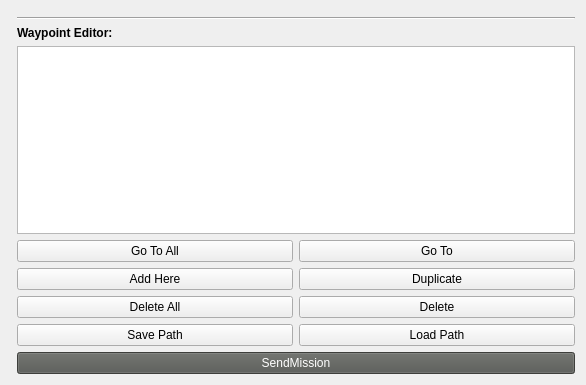
<?xml version="1.0" encoding="UTF-8"?>
<ui version="4.0">
 <class>Form</class>
 <widget class="QWidget" name="Form">
  <property name="geometry">
   <rect>
    <x>0</x>
    <y>0</y>
    <width>586</width>
    <height>385</height>
   </rect>
  </property>
  <property name="windowTitle">
   <string>Form</string>
  </property>
  <layout class="QHBoxLayout" name="horizontalLayout_5">
   <item>
    <layout class="QHBoxLayout" name="horizontalLayout_6">
     <item>
      <widget class="RVizMinimap" name="minimap" native="true"/>
     </item>
     <item>
      <layout class="QVBoxLayout" name="verticalLayout_3">
       <item>
        <widget class="SlamSupervisorWidget" name="slam_supervisor" native="true"/>
       </item>
       <item>
        <widget class="Line" name="line">
         <property name="orientation">
          <enum>Qt::Horizontal</enum>
         </property>
        </widget>
       </item>
       <item>
        <widget class="QLabel" name="label">
         <property name="font">
          <font>
           <weight>75</weight>
           <bold>true</bold>
          </font>
         </property>
         <property name="text">
          <string>Waypoint Editor:</string>
         </property>
        </widget>
       </item>
       <item>
        <widget class="QWaypointListWidget" name="waypointList"/>
       </item>
       <item>
        <layout class="QVBoxLayout" name="verticalLayout_2">
         <item>
          <layout class="QHBoxLayout" name="horizontalLayout">
           <item>
            <widget class="QPushButton" name="goToAllButton">
             <property name="text">
              <string>Go To All</string>
             </property>
            </widget>
           </item>
           <item>
            <widget class="QPushButton" name="goToButton">
             <property name="text">
              <string>Go To</string>
             </property>
            </widget>
           </item>
          </layout>
         </item>
         <item>
          <layout class="QHBoxLayout" name="horizontalLayout_4">
           <item>
            <widget class="QPushButton" name="addButton">
             <property name="text">
              <string>Add Here</string>
             </property>
            </widget>
           </item>
           <item>
            <widget class="QPushButton" name="duplicateButton">
             <property name="text">
              <string>Duplicate</string>
             </property>
            </widget>
           </item>
          </layout>
         </item>
         <item>
          <layout class="QHBoxLayout" name="horizontalLayout_3">
           <item>
            <widget class="QPushButton" name="deleteAllButton">
             <property name="text">
              <string>Delete All</string>
             </property>
            </widget>
           </item>
           <item>
            <widget class="QPushButton" name="deleteButton">
             <property name="text">
              <string>Delete</string>
             </property>
            </widget>
           </item>
          </layout>
         </item>
         <item>
          <layout class="QHBoxLayout" name="horizontalLayout_2">
           <item>
            <widget class="QPushButton" name="saveButton">
             <property name="text">
              <string>Save Path</string>
             </property>
            </widget>
           </item>
           <item>
            <widget class="QPushButton" name="loadButton">
             <property name="text">
              <string>Load Path</string>
             </property>
            </widget>
           </item>
          </layout>
         </item>
         <item>
          <widget class="QPushButton" name="sendMissionButton">
           <property name="palette">
            <palette>
             <active>
              <colorrole role="WindowText">
               <brush brushstyle="SolidPattern">
                <color alpha="255">
                 <red>255</red>
                 <green>255</green>
                 <blue>255</blue>
                </color>
               </brush>
              </colorrole>
              <colorrole role="Button">
               <brush brushstyle="SolidPattern">
                <color alpha="255">
                 <red>85</red>
                 <green>87</green>
                 <blue>83</blue>
                </color>
               </brush>
              </colorrole>
              <colorrole role="Light">
               <brush brushstyle="SolidPattern">
                <color alpha="255">
                 <red>127</red>
                 <green>131</green>
                 <blue>124</blue>
                </color>
               </brush>
              </colorrole>
              <colorrole role="Midlight">
               <brush brushstyle="SolidPattern">
                <color alpha="255">
                 <red>106</red>
                 <green>109</green>
                 <blue>103</blue>
                </color>
               </brush>
              </colorrole>
              <colorrole role="Dark">
               <brush brushstyle="SolidPattern">
                <color alpha="255">
                 <red>42</red>
                 <green>43</green>
                 <blue>41</blue>
                </color>
               </brush>
              </colorrole>
              <colorrole role="Mid">
               <brush brushstyle="SolidPattern">
                <color alpha="255">
                 <red>56</red>
                 <green>58</green>
                 <blue>55</blue>
                </color>
               </brush>
              </colorrole>
              <colorrole role="Text">
               <brush brushstyle="SolidPattern">
                <color alpha="255">
                 <red>255</red>
                 <green>255</green>
                 <blue>255</blue>
                </color>
               </brush>
              </colorrole>
              <colorrole role="BrightText">
               <brush brushstyle="SolidPattern">
                <color alpha="255">
                 <red>255</red>
                 <green>255</green>
                 <blue>255</blue>
                </color>
               </brush>
              </colorrole>
              <colorrole role="ButtonText">
               <brush brushstyle="SolidPattern">
                <color alpha="255">
                 <red>255</red>
                 <green>255</green>
                 <blue>255</blue>
                </color>
               </brush>
              </colorrole>
              <colorrole role="Base">
               <brush brushstyle="SolidPattern">
                <color alpha="255">
                 <red>0</red>
                 <green>0</green>
                 <blue>0</blue>
                </color>
               </brush>
              </colorrole>
              <colorrole role="Window">
               <brush brushstyle="SolidPattern">
                <color alpha="255">
                 <red>85</red>
                 <green>87</green>
                 <blue>83</blue>
                </color>
               </brush>
              </colorrole>
              <colorrole role="Shadow">
               <brush brushstyle="SolidPattern">
                <color alpha="255">
                 <red>0</red>
                 <green>0</green>
                 <blue>0</blue>
                </color>
               </brush>
              </colorrole>
              <colorrole role="AlternateBase">
               <brush brushstyle="SolidPattern">
                <color alpha="255">
                 <red>42</red>
                 <green>43</green>
                 <blue>41</blue>
                </color>
               </brush>
              </colorrole>
              <colorrole role="ToolTipBase">
               <brush brushstyle="SolidPattern">
                <color alpha="255">
                 <red>255</red>
                 <green>255</green>
                 <blue>220</blue>
                </color>
               </brush>
              </colorrole>
              <colorrole role="ToolTipText">
               <brush brushstyle="SolidPattern">
                <color alpha="255">
                 <red>0</red>
                 <green>0</green>
                 <blue>0</blue>
                </color>
               </brush>
              </colorrole>
             </active>
             <inactive>
              <colorrole role="WindowText">
               <brush brushstyle="SolidPattern">
                <color alpha="255">
                 <red>255</red>
                 <green>255</green>
                 <blue>255</blue>
                </color>
               </brush>
              </colorrole>
              <colorrole role="Button">
               <brush brushstyle="SolidPattern">
                <color alpha="255">
                 <red>85</red>
                 <green>87</green>
                 <blue>83</blue>
                </color>
               </brush>
              </colorrole>
              <colorrole role="Light">
               <brush brushstyle="SolidPattern">
                <color alpha="255">
                 <red>127</red>
                 <green>131</green>
                 <blue>124</blue>
                </color>
               </brush>
              </colorrole>
              <colorrole role="Midlight">
               <brush brushstyle="SolidPattern">
                <color alpha="255">
                 <red>106</red>
                 <green>109</green>
                 <blue>103</blue>
                </color>
               </brush>
              </colorrole>
              <colorrole role="Dark">
               <brush brushstyle="SolidPattern">
                <color alpha="255">
                 <red>42</red>
                 <green>43</green>
                 <blue>41</blue>
                </color>
               </brush>
              </colorrole>
              <colorrole role="Mid">
               <brush brushstyle="SolidPattern">
                <color alpha="255">
                 <red>56</red>
                 <green>58</green>
                 <blue>55</blue>
                </color>
               </brush>
              </colorrole>
              <colorrole role="Text">
               <brush brushstyle="SolidPattern">
                <color alpha="255">
                 <red>255</red>
                 <green>255</green>
                 <blue>255</blue>
                </color>
               </brush>
              </colorrole>
              <colorrole role="BrightText">
               <brush brushstyle="SolidPattern">
                <color alpha="255">
                 <red>255</red>
                 <green>255</green>
                 <blue>255</blue>
                </color>
               </brush>
              </colorrole>
              <colorrole role="ButtonText">
               <brush brushstyle="SolidPattern">
                <color alpha="255">
                 <red>255</red>
                 <green>255</green>
                 <blue>255</blue>
                </color>
               </brush>
              </colorrole>
              <colorrole role="Base">
               <brush brushstyle="SolidPattern">
                <color alpha="255">
                 <red>0</red>
                 <green>0</green>
                 <blue>0</blue>
                </color>
               </brush>
              </colorrole>
              <colorrole role="Window">
               <brush brushstyle="SolidPattern">
                <color alpha="255">
                 <red>85</red>
                 <green>87</green>
                 <blue>83</blue>
                </color>
               </brush>
              </colorrole>
              <colorrole role="Shadow">
               <brush brushstyle="SolidPattern">
                <color alpha="255">
                 <red>0</red>
                 <green>0</green>
                 <blue>0</blue>
                </color>
               </brush>
              </colorrole>
              <colorrole role="AlternateBase">
               <brush brushstyle="SolidPattern">
                <color alpha="255">
                 <red>42</red>
                 <green>43</green>
                 <blue>41</blue>
                </color>
               </brush>
              </colorrole>
              <colorrole role="ToolTipBase">
               <brush brushstyle="SolidPattern">
                <color alpha="255">
                 <red>255</red>
                 <green>255</green>
                 <blue>220</blue>
                </color>
               </brush>
              </colorrole>
              <colorrole role="ToolTipText">
               <brush brushstyle="SolidPattern">
                <color alpha="255">
                 <red>0</red>
                 <green>0</green>
                 <blue>0</blue>
                </color>
               </brush>
              </colorrole>
             </inactive>
             <disabled>
              <colorrole role="WindowText">
               <brush brushstyle="SolidPattern">
                <color alpha="255">
                 <red>42</red>
                 <green>43</green>
                 <blue>41</blue>
                </color>
               </brush>
              </colorrole>
              <colorrole role="Button">
               <brush brushstyle="SolidPattern">
                <color alpha="255">
                 <red>85</red>
                 <green>87</green>
                 <blue>83</blue>
                </color>
               </brush>
              </colorrole>
              <colorrole role="Light">
               <brush brushstyle="SolidPattern">
                <color alpha="255">
                 <red>127</red>
                 <green>131</green>
                 <blue>124</blue>
                </color>
               </brush>
              </colorrole>
              <colorrole role="Midlight">
               <brush brushstyle="SolidPattern">
                <color alpha="255">
                 <red>106</red>
                 <green>109</green>
                 <blue>103</blue>
                </color>
               </brush>
              </colorrole>
              <colorrole role="Dark">
               <brush brushstyle="SolidPattern">
                <color alpha="255">
                 <red>42</red>
                 <green>43</green>
                 <blue>41</blue>
                </color>
               </brush>
              </colorrole>
              <colorrole role="Mid">
               <brush brushstyle="SolidPattern">
                <color alpha="255">
                 <red>56</red>
                 <green>58</green>
                 <blue>55</blue>
                </color>
               </brush>
              </colorrole>
              <colorrole role="Text">
               <brush brushstyle="SolidPattern">
                <color alpha="255">
                 <red>42</red>
                 <green>43</green>
                 <blue>41</blue>
                </color>
               </brush>
              </colorrole>
              <colorrole role="BrightText">
               <brush brushstyle="SolidPattern">
                <color alpha="255">
                 <red>255</red>
                 <green>255</green>
                 <blue>255</blue>
                </color>
               </brush>
              </colorrole>
              <colorrole role="ButtonText">
               <brush brushstyle="SolidPattern">
                <color alpha="255">
                 <red>42</red>
                 <green>43</green>
                 <blue>41</blue>
                </color>
               </brush>
              </colorrole>
              <colorrole role="Base">
               <brush brushstyle="SolidPattern">
                <color alpha="255">
                 <red>85</red>
                 <green>87</green>
                 <blue>83</blue>
                </color>
               </brush>
              </colorrole>
              <colorrole role="Window">
               <brush brushstyle="SolidPattern">
                <color alpha="255">
                 <red>85</red>
                 <green>87</green>
                 <blue>83</blue>
                </color>
               </brush>
              </colorrole>
              <colorrole role="Shadow">
               <brush brushstyle="SolidPattern">
                <color alpha="255">
                 <red>0</red>
                 <green>0</green>
                 <blue>0</blue>
                </color>
               </brush>
              </colorrole>
              <colorrole role="AlternateBase">
               <brush brushstyle="SolidPattern">
                <color alpha="255">
                 <red>85</red>
                 <green>87</green>
                 <blue>83</blue>
                </color>
               </brush>
              </colorrole>
              <colorrole role="ToolTipBase">
               <brush brushstyle="SolidPattern">
                <color alpha="255">
                 <red>255</red>
                 <green>255</green>
                 <blue>220</blue>
                </color>
               </brush>
              </colorrole>
              <colorrole role="ToolTipText">
               <brush brushstyle="SolidPattern">
                <color alpha="255">
                 <red>0</red>
                 <green>0</green>
                 <blue>0</blue>
                </color>
               </brush>
              </colorrole>
             </disabled>
            </palette>
           </property>
           <property name="text">
            <string>SendMission</string>
           </property>
          </widget>
         </item>
        </layout>
       </item>
      </layout>
     </item>
    </layout>
   </item>
  </layout>
 </widget>
 <customwidgets>
  <customwidget>
   <class>RVizMinimap</class>
   <extends>QWidget</extends>
   <header>widgets/rviz_minimap</header>
   <container>1</container>
  </customwidget>
  <customwidget>
   <class>SlamSupervisorWidget</class>
   <extends>QWidget</extends>
   <header>widgets/mission_control/mapping/slam_supervisor</header>
   <container>1</container>
  </customwidget>
  <customwidget>
   <class>QWaypointListWidget</class>
   <extends>QListWidget</extends>
   <header>widgets/mission_control/pathing/QWaypointListWidget</header>
  </customwidget>
 </customwidgets>
 <resources/>
 <connections/>
</ui>
